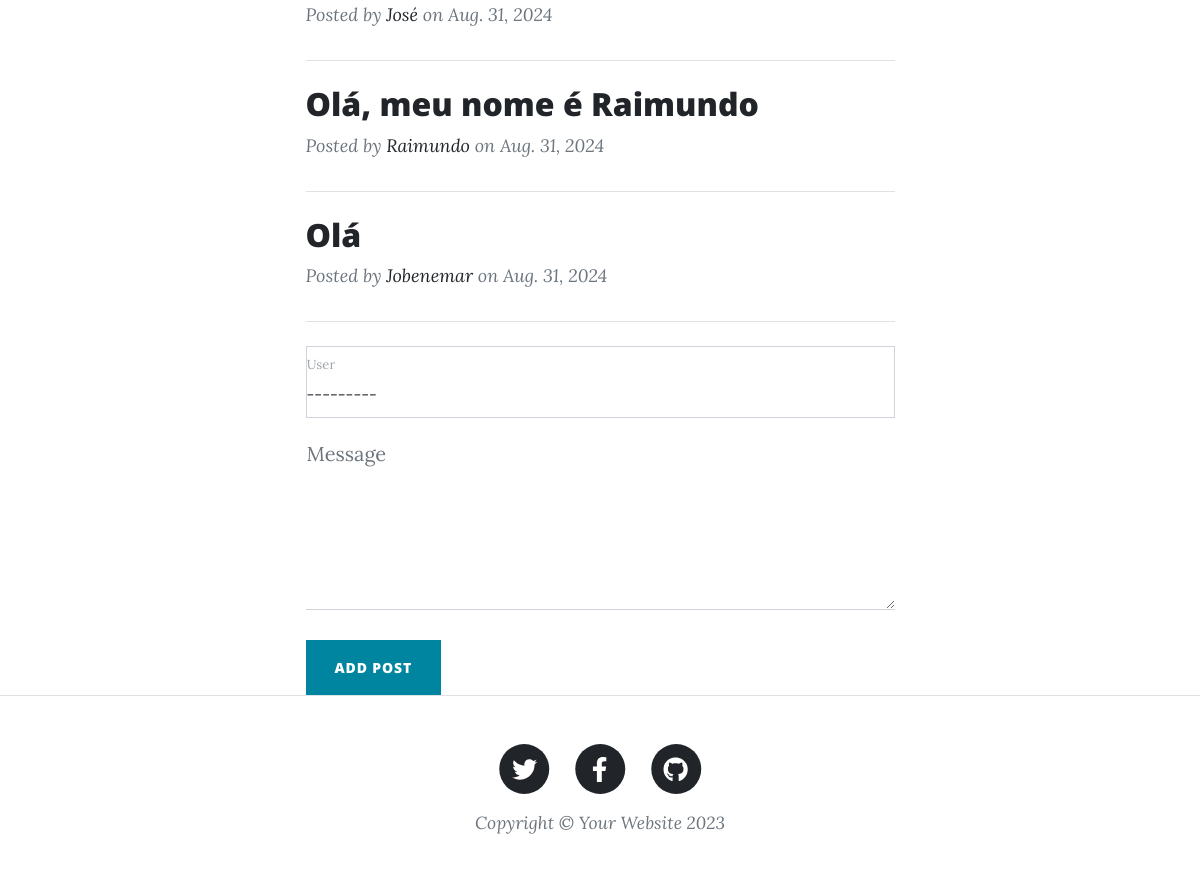
Before: / (lower part) with the older database file.
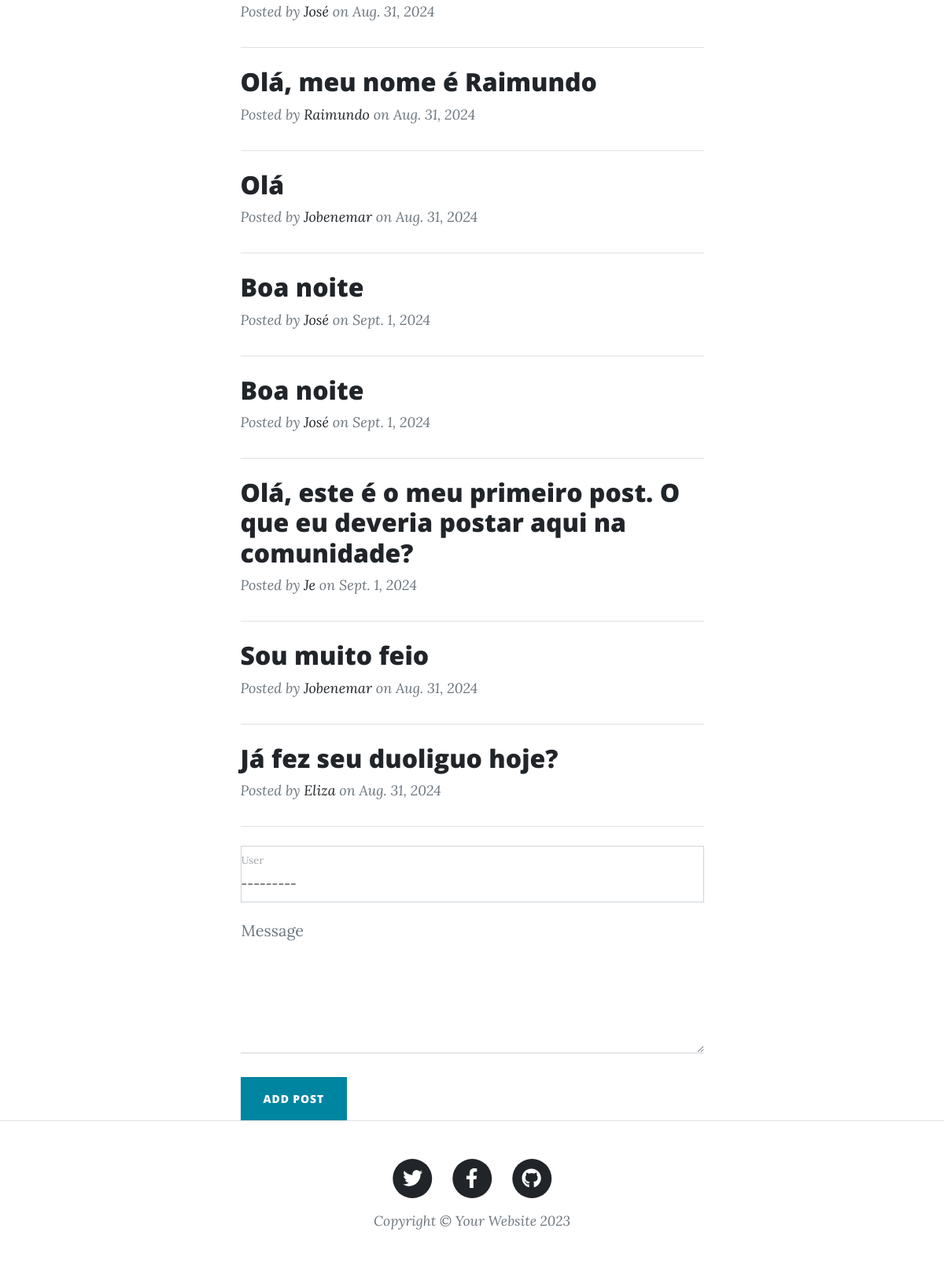
After: the same page with the newer database file.
### blog/models.py (models this page shows, shortened)
class Post(models.Model):
    user = models.ForeignKey(User,on_delete=models.CASCADE)
    mensage = models.TextField()
    data_publicacao = models.DateField(editable=False)

class User(models.Model):
    nome = models.CharField(max_length=255)
    email = models.EmailField()
    telefone = models.CharField(max_length=255)
    foto = models.FileField(upload_to="image_users/", null=True, blank=True, default="image_users/default.png")
    def __str__(self):
        return self.nome

### blog/views.py (the view)
# urls.py: path('', index),
def index(request):
    if request.method == "POST":
        form = PostForm(request.POST)
        if form.is_valid():
            user = form.cleaned_data['user']
            mensage = form.cleaned_data['mensage']
            Post.objects.create(user=user, mensage=mensage, data_publicacao=timezone.now())
    form = PostForm()
    objs = Post.objects.all()
    context = {
        "posts": objs,
        "form": form
    }
    return render(request, 'index.html', context=context)

### blog/forms.py
class PostForm(forms.ModelForm):
    class Meta:
        model = Post
        fields = ["user","mensage"]
        widgets = {
            'user': forms.Select(attrs={'class': 'form-control', 'id': 'name', "placeholder": 'Enter the user...', "data-sb-validations": 'required'}),
            'mensage': forms.Textarea(attrs={'class': 'form-control', 'id': 'message', "placeholder": 'Enter your post here...', "data-sb-validations": 'required', "style": "height: 12rem"})
        }

### blog/templates/index.html (shortened to what this page needs)
{% extends 'base.html' %}
        {% block content %}
        <div class="container px-4 px-lg-5">
            <div class="row gx-4 gx-lg-5 justify-content-center">
                <div class="col-md-10 col-lg-8 col-xl-7">
                    {% for i in posts %}
                    <div class="post-preview">
                            <h2 class="post-title">{{ i.mensage }}</h2>
                        <p class="post-meta">
                            Posted by
                            <a href="#!">{{ i.user }}</a>
                            on {{ i.data_publicacao }}
                        </p>
                    </div>
                    <hr class="my-4" />
                    {% endfor %}
                    <form id="contactForm" data-sb-form-api-token="API_TOKEN" method="post">
                        <div class="form-floating">
                            {{ form.user }}
                            <label for="name">User</label>
                        </div>
                        <div class="form-floating">
                            {{ form.mensage }}
                            <label for="message">Message</label>
                        </div>
                        <br />
                        <button class="btn btn-primary text-uppercase" id="submitButton" type="submit">Add Post</button>
                    </form>
                </div>
            </div>
        </div>
        {% endblock %}

Changed rows visible on the page:
added Post: mensage "Boa noite", user "José", data_publicacao "Sept. 1, 2024"
added Post: mensage "Boa noite", user "José", data_publicacao "Sept. 1, 2024"
added Post: mensage "Olá, este é o meu primeiro post. O que eu deveria postar aqui na comunidade?", user "Je", data_publicacao "Sept. 1, 2024"
added Post: mensage "Sou muito feio", user "Jobenemar", data_publicacao "Aug. 31, 2024"
added Post: mensage "Já fez seu duoliguo hoje?", user "Eliza", data_publicacao "Aug. 31, 2024"
